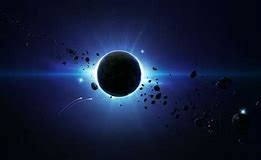
//> input picture Project/8.29/1.jpg, 261 x 160 px
$ ./006.图像混合   (built with g++ and OpenCV 4)
//> lines starting //> are read from the running program, lines starting //| are printed output that depends on the picture
#include<opencv2/opencv.hpp>
#include<iostream>
#include<math.h>
using namespace cv;
int main(int argc, char** argv) {

	Mat src1 = imread("C:/Users/Admin/Desktop/opencv/Project/8.29/1.jpg", IMREAD_COLOR);//src 缩写为源文件 打开的文件名要加上格式 比如 jpg
//> src1 is the input picture: 160 rows x 261 cols, CV_8UC3; mean B, G, R 55.5, 27.9, 18.3
	Mat src2 = imread("C:/Users/Admin/Desktop/opencv/Project/8.29/2.jpg", IMREAD_COLOR);
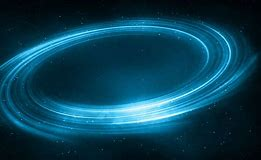
//> input picture Project/8.29/2.jpg, 261 x 160 px
//> src2 is the input picture: 160 rows x 261 cols, CV_8UC3; mean B, G, R 85.9, 64.6, 10.2
	Mat dst;
	if (!src1.data)
	{
		printf("could not load image1....\n");
		return -1;//返回值为-1 表示异常
	}
	if (!src2.data)
	{
		printf("could not load image2....\n");
		return -1;//返回值为-1 表示异常
	}
	double alpha = 0.5;
	if (src1.rows==src2.rows&&src1.cols==src2.cols&&src1.type()==src2.type())
	{
		addWeighted(src1, alpha, src2, (1.0 - alpha), 0.0, dst);
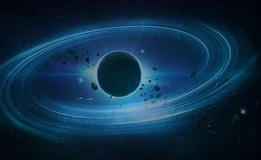
//> dst: 160 rows x 261 cols, CV_8UC3; mean B, G, R 70.7, 46.2, 14.2
	}
	else
	{
		printf("could not blend image ,the size of image is not same");
		return -1;
	}
	namedWindow("output", CV_WINDOW_AUTOSIZE);//创建一个窗口并命名
	imshow("output", dst);//在指定窗口显示指定图片
	namedWindow("src1", CV_WINDOW_AUTOSIZE);//创建一个窗口并命名
	imshow("src1", src1);//在指定窗口显示指定图片
	namedWindow("src2", CV_WINDOW_AUTOSIZE);//创建一个窗口并命名
	imshow("src2", src2);//在指定窗口显示指定图片


	waitKey(0);
	return 0;
}
